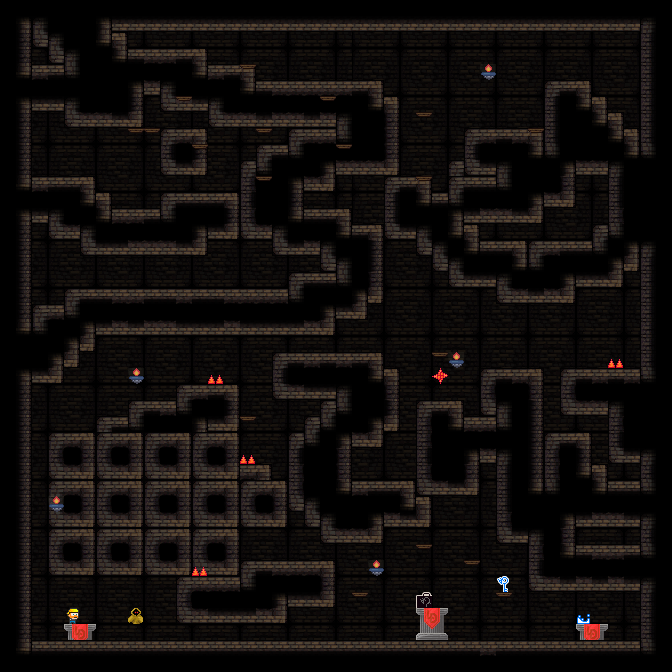

Tiled map render using the project's own tile images. Description and the map definition, with tile-layer contents summarised, below:
An orthogonal 42x42 tile map with 16x16 px tiles, 5 tile layers (back, stage, deco, unit, ...).

<map version="1.2" tiledversion="1.3.0" orientation="orthogonal" renderorder="right-down" compressionlevel="0" width="42" height="42" tilewidth="16" tileheight="16" infinite="0" nextlayerid="6" nextobjectid="4">
 <tileset firstgid="1" name="dungeonTileSet" tilewidth="16" tileheight="16" tilecount="1024" columns="32">
  <image source="dungeonTileset.png" width="512" height="512" />
  <terraintypes>
   <terrain name="blocks" tile="-1" />
  </terraintypes>
  <tile id="4" terrain=",,,0" />
  <tile id="5" terrain=",,0,0" />
  <tile id="6" terrain=",,0," />
  <tile id="12" terrain="0,0,0," />
  <tile id="13" terrain="0,0,," />
  <tile id="14" terrain="0,0,,0" />
  <tile id="36" terrain=",0,,0" />
  <tile id="37" terrain="0,0,0,0" />
  <tile id="38" terrain="0,,0," />
  <tile id="44" terrain="0,,0," />
  <tile id="46" terrain=",0,,0" />
  <tile id="68" terrain=",0,," />
  <tile id="69" terrain="0,0,," />
  <tile id="70" terrain="0,,," />
  <tile id="76" terrain="0,,0,0" />
  <tile id="77" terrain=",,0,0" />
  <tile id="78" terrain=",0,0,0" />
 </tileset>
 <layer id="1" name="back" width="42" height="42">
  <data>[1764 cells, 1764 non-empty, 9 distinct tile ids]</data>
 </layer>
 <layer id="2" name="stage" width="42" height="42">
  <data>[1764 cells, 1139 non-empty, 22 distinct tile ids]</data>
 </layer>
 <layer id="3" name="deco" width="42" height="42">
  <data>[1764 cells, 5 non-empty, 1 distinct tile ids]</data>
 </layer>
 <layer id="4" name="unit" width="42" height="42">
  <data>[1764 cells, 10 non-empty, 7 distinct tile ids]</data>
 </layer>
 <layer id="5" name="fore" width="42" height="42">
  <data>[1764 cells, 12 non-empty, 1 distinct tile ids]</data>
 </layer>
</map>
